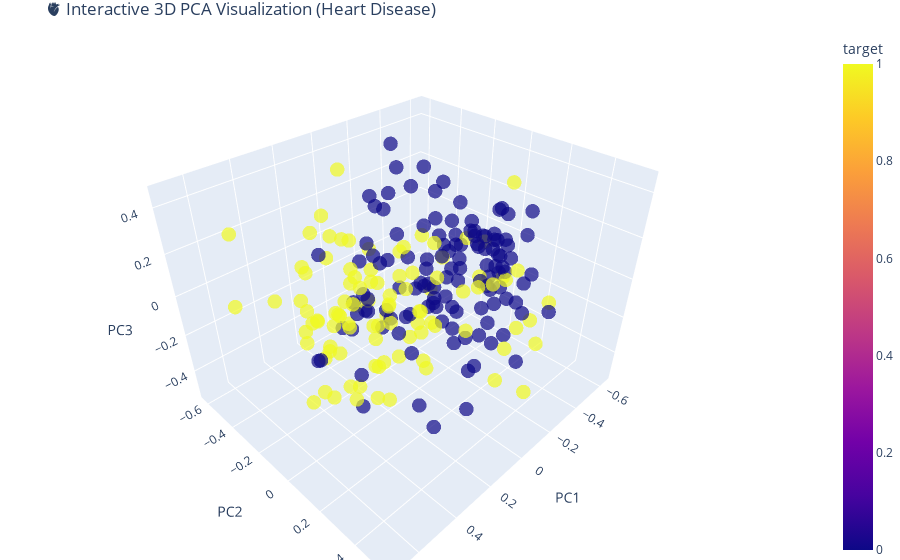

Notebook source saved alongside this figure:
### Code cell
import plotly.express as px

# Load your PCA-transformed dataset
df = pd.read_csv("../data/Trained_pca_heart.csv")

# 3D interactive scatter plot
fig = px.scatter_3d(
    df,
    x='PC1', y='PC2', z='PC3',
    color='target', 
    color_discrete_map={0: 'blue', 1: 'red'},
    labels={ 'Heart Disease'},
    title='🫀 Interactive 3D PCA Visualization (Heart Disease)'
)

fig.update_traces(marker=dict(size=5, opacity=0.7))
fig.update_layout(
    scene=dict(
        xaxis_title='PC1',
        yaxis_title='PC2',
        zaxis_title='PC3'
    ),
    legend=dict(title=''),
    margin=dict(l=0, r=0, b=0, t=30)
)

fig.show()

### Figure 1 — Plotly figure (JSON) as saved in the notebook; plotly's stock layout.template omitted (floating-point values rounded to 4 significant figures; data arrays with more than 128 entries replaced by an {"elided": "..."} marker saying what was removed)
{"data": [{"hovertemplate": "PC1=%{x}<br>PC2=%{y}<br>PC3=%{z}<br>target=%{marker.color}<extra></extra>", "legendgroup": "", "marker": {"color": {"elided": "222 int values"}, "coloraxis": "coloraxis", "opacity": 0.7, "size": 5, "symbol": "circle"}, "mode": "markers", "name": "", "scene": "scene", "showlegend": false, "type": "scatter3d", "x": {"elided": "222 float values"}, "y": {"elided": "222 float values"}, "z": {"elided": "222 float values"}}], "layout": {"coloraxis": {"colorbar": {"title": {"text": "target"}}, "colorscale": [[0, "#0d0887"], [0.1111, "#46039f"], [0.2222, "#7201a8"], [0.3333, "#9c179e"], [0.4444, "#bd3786"], [0.5556, "#d8576b"], [0.6667, "#ed7953"], [0.7778, "#fb9f3a"], [0.8889, "#fdca26"], [1, "#f0f921"]]}, "legend": {"title": {"text": ""}, "tracegroupgap": 0}, "margin": {"b": 0, "l": 0, "r": 0, "t": 30}, "scene": {"domain": {"x": [0, 1], "y": [0, 1]}, "xaxis": {"title": {"text": "PC1"}}, "yaxis": {"title": {"text": "PC2"}}, "zaxis": {"title": {"text": "PC3"}}}, "title": {"text": "🫀 Interactive 3D PCA Visualization (Heart Disease)"}}}
